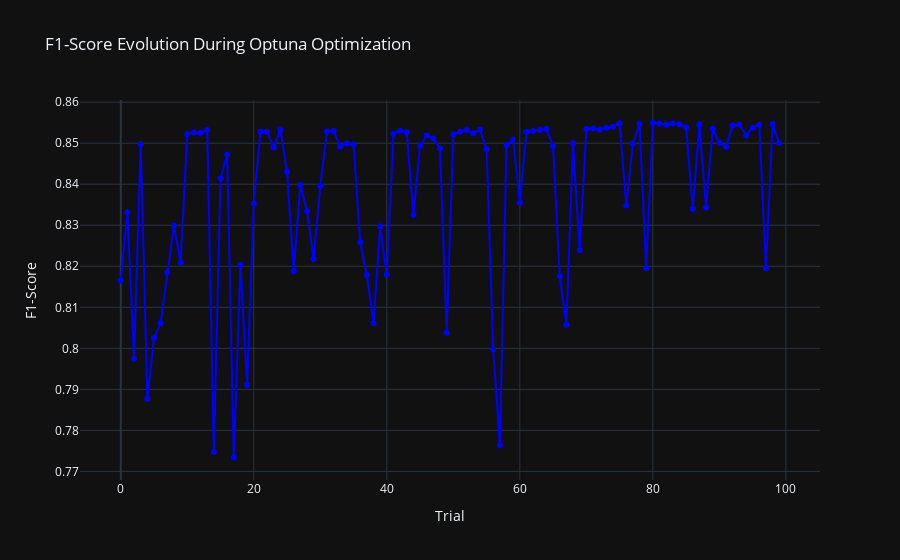

Notebook code for this chart:
### Code cell
# Extract F1-scores from each trial in the study
f1_scores = [study_rf.trials[i].value for i in range(len(study_rf.trials))]  # Get the F1-score for each trial

# Create a plotly figure
fig = go.Figure()

# Add a line plot to the figure with the F1-scores
fig.add_trace(go.Scatter(
    x=list(range(len(study_rf.trials))),  # X-axis: Trial number
    y=f1_scores,  # Y-axis: F1-score values
    mode='markers+lines',  # Display both markers and lines
    name='F1-score',  # Label for the line
    line=dict(color='blue'),  # Line color
    marker=dict(color='blue', size=6)  # Marker style
))

# Update layout for the plot
fig.update_layout(
    title="F1-Score Evolution During Optuna Optimization",  # Title of the plot
    xaxis_title="Trial",  # Label for X-axis
    yaxis_title="F1-Score",  # Label for Y-axis
    template="plotly_dark",  # Use dark template for better visibility
    showlegend=False  # Hide legend
)

# Show the plot
fig.show()

### Figure 1 — Plotly figure (JSON) as saved in the notebook; plotly's stock layout.template omitted (floating-point values rounded to 4 significant figures)
{"data": [{"line": {"color": "blue"}, "marker": {"color": "blue", "size": 6}, "mode": "markers+lines", "name": "F1-score", "type": "scatter", "x": [0, 1, 2, 3, 4, 5, 6, 7, 8, 9, 10, 11, 12, 13, 14, 15, 16, 17, 18, 19, 20, 21, 22, 23, 24, 25, 26, 27, 28, 29, 30, 31, 32, 33, 34, 35, 36, 37, 38, 39, 40, 41, 42, 43, 44, 45, 46, 47, 48, 49, 50, 51, 52, 53, 54, 55, 56, 57, 58, 59, 60, 61, 62, 63, 64, 65, 66, 67, 68, 69, 70, 71, 72, 73, 74, 75, 76, 77, 78, 79, 80, 81, 82, 83, 84, 85, 86, 87, 88, 89, 90, 91, 92, 93, 94, 95, 96, 97, 98, 99], "y": [0.8165, 0.8331, 0.7975, 0.8498, 0.7877, 0.8025, 0.8062, 0.8185, 0.83, 0.8209, 0.8523, 0.8526, 0.8526, 0.8532, 0.7747, 0.8414, 0.8473, 0.7734, 0.8203, 0.791, 0.8353, 0.8528, 0.8528, 0.849, 0.8532, 0.843, 0.8188, 0.8399, 0.8335, 0.8217, 0.8396, 0.8528, 0.853, 0.8492, 0.85, 0.8497, 0.8258, 0.8179, 0.8061, 0.8297, 0.818, 0.8523, 0.8531, 0.8526, 0.8326, 0.8494, 0.8519, 0.8511, 0.8488, 0.8038, 0.8522, 0.8528, 0.8532, 0.8524, 0.8533, 0.8485, 0.7997, 0.7763, 0.8495, 0.8508, 0.8355, 0.8528, 0.853, 0.8532, 0.8534, 0.8493, 0.8175, 0.8057, 0.85, 0.8239, 0.8534, 0.8536, 0.8533, 0.8538, 0.854, 0.8549, 0.8348, 0.8499, 0.8547, 0.8195, 0.855, 0.8548, 0.8545, 0.8548, 0.8546, 0.8539, 0.834, 0.8546, 0.8343, 0.8536, 0.8501, 0.8491, 0.8543, 0.8545, 0.852, 0.8537, 0.8545, 0.8195, 0.8547, 0.85]}], "layout": {"showlegend": false, "title": {"text": "F1-Score Evolution During Optuna Optimization"}, "xaxis": {"title": {"text": "Trial"}}, "yaxis": {"title": {"text": "F1-Score"}}}}
